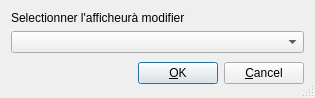
<?xml version="1.0" encoding="UTF-8"?>
<ui version="4.0">
 <class>Modification_afficheur</class>
 <widget class="QDialog" name="Modification_afficheur">
  <property name="geometry">
   <rect>
    <x>0</x>
    <y>0</y>
    <width>315</width>
    <height>98</height>
   </rect>
  </property>
  <property name="minimumSize">
   <size>
    <width>315</width>
    <height>98</height>
   </size>
  </property>
  <property name="maximumSize">
   <size>
    <width>315</width>
    <height>98</height>
   </size>
  </property>
  <property name="windowTitle">
   <string>Modification afficheur</string>
  </property>
  <property name="sizeGripEnabled">
   <bool>true</bool>
  </property>
  <layout class="QGridLayout" name="gridLayout_2">
   <item row="0" column="0">
    <layout class="QGridLayout" name="gridLayout">
     <item row="2" column="0">
      <layout class="QHBoxLayout">
       <property name="spacing">
        <number>6</number>
       </property>
       <property name="sizeConstraint">
        <enum>QLayout::SetMinimumSize</enum>
       </property>
       <property name="margin">
        <number>0</number>
       </property>
       <item>
        <spacer>
         <property name="orientation">
          <enum>Qt::Horizontal</enum>
         </property>
         <property name="sizeType">
          <enum>QSizePolicy::Fixed</enum>
         </property>
         <property name="sizeHint" stdset="0">
          <size>
           <width>131</width>
           <height>31</height>
          </size>
         </property>
        </spacer>
       </item>
       <item>
        <widget class="QPushButton" name="okButton">
         <property name="text">
          <string>&amp;OK</string>
         </property>
        </widget>
       </item>
       <item>
        <widget class="QPushButton" name="cancelButton">
         <property name="text">
          <string>&amp;Cancel</string>
         </property>
        </widget>
       </item>
      </layout>
     </item>
     <item row="1" column="0">
      <widget class="ExtendedCombo" name="comboBox">
       <property name="sizePolicy">
        <sizepolicy hsizetype="Preferred" vsizetype="Expanding">
         <horstretch>0</horstretch>
         <verstretch>0</verstretch>
        </sizepolicy>
       </property>
      </widget>
     </item>
     <item row="0" column="0">
      <widget class="QLabel" name="label">
       <property name="text">
        <string>Selectionner l'afficheurà modifier</string>
       </property>
      </widget>
     </item>
    </layout>
   </item>
  </layout>
  <zorder></zorder>
 </widget>
 <customwidgets>
  <customwidget>
   <class>ExtendedCombo</class>
   <extends>QComboBox</extends>
   <header>Modules.Afficheurs.GUI.extendedcombo</header>
  </customwidget>
 </customwidgets>
 <resources/>
 <connections>
  <connection>
   <sender>okButton</sender>
   <signal>clicked()</signal>
   <receiver>Modification_afficheur</receiver>
   <slot>accept()</slot>
   <hints>
    <hint type="sourcelabel">
     <x>278</x>
     <y>253</y>
    </hint>
    <hint type="destinationlabel">
     <x>96</x>
     <y>254</y>
    </hint>
   </hints>
  </connection>
  <connection>
   <sender>cancelButton</sender>
   <signal>clicked()</signal>
   <receiver>Modification_afficheur</receiver>
   <slot>reject()</slot>
   <hints>
    <hint type="sourcelabel">
     <x>369</x>
     <y>253</y>
    </hint>
    <hint type="destinationlabel">
     <x>179</x>
     <y>282</y>
    </hint>
   </hints>
  </connection>
 </connections>
</ui>
